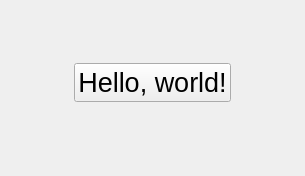
<?xml version="1.0" encoding="UTF-8"?>
<ui version="4.0">
 <class>World</class>
 <widget class="QWidget" name="World">
  <property name="geometry">
   <rect>
    <x>0</x>
    <y>0</y>
    <width>305</width>
    <height>176</height>
   </rect>
  </property>
  <property name="windowTitle">
   <string>World</string>
  </property>
  <layout class="QGridLayout" name="gridLayout_2">
   <property name="topMargin">
    <number>0</number>
   </property>
   <item row="0" column="0">
    <widget class="QPushButton" name="pushButton">
     <property name="sizePolicy">
      <sizepolicy hsizetype="Fixed" vsizetype="Fixed">
       <horstretch>0</horstretch>
       <verstretch>0</verstretch>
      </sizepolicy>
     </property>
     <property name="font">
      <font>
       <pointsize>20</pointsize>
      </font>
     </property>
     <property name="text">
      <string>Hello, world!</string>
     </property>
    </widget>
   </item>
  </layout>
 </widget>
 <layoutdefault spacing="6" margin="11"/>
 <resources/>
 <connections/>
</ui>
